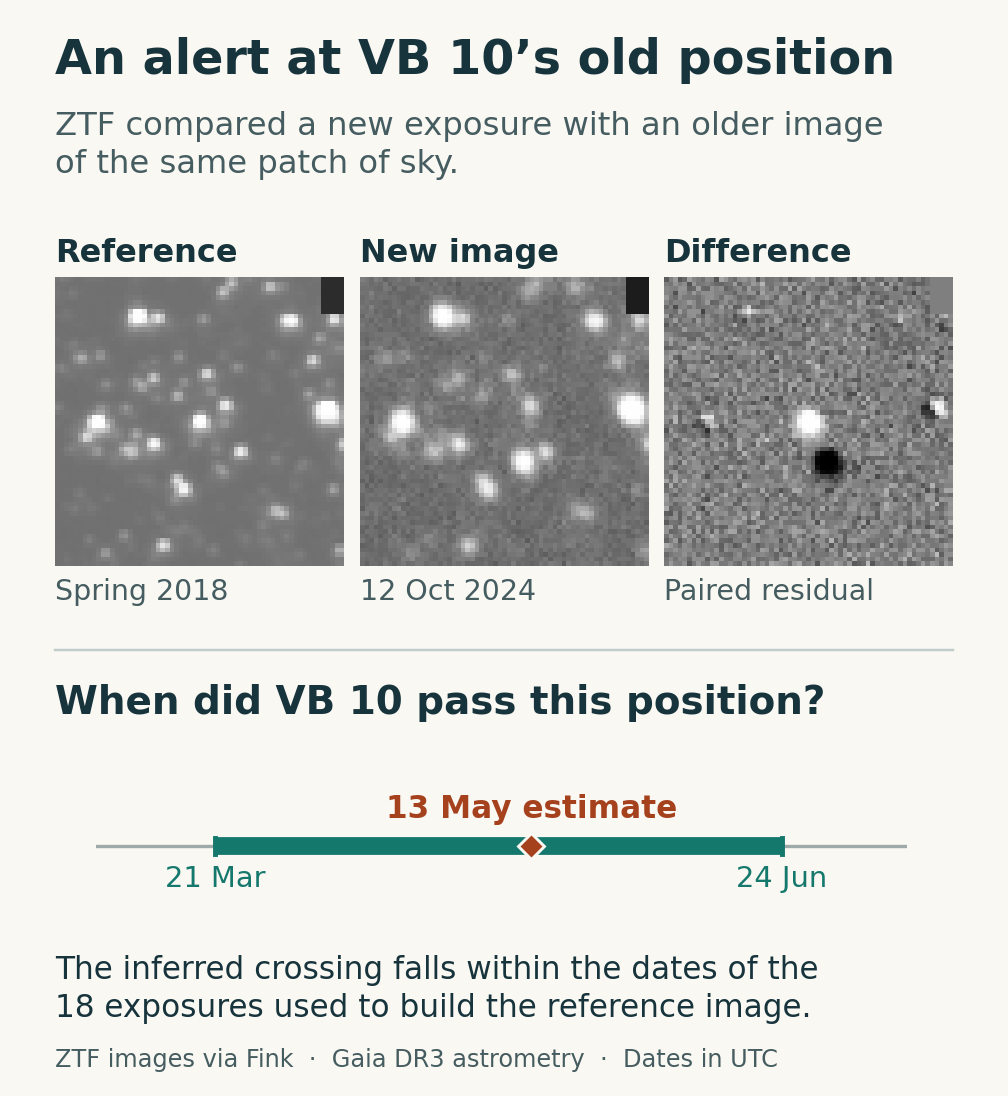

Recreate this plot in Python.
"""Regenerate the public VB 10 figure from the archived measurements and ZTF PNGs.

Optional plotting environment: Python 3.10+, matplotlib and Pillow.
Run from the repository root with python figures/vb10.py.
"""

import json
from datetime import date
import gzip
from pathlib import Path
import sys

import matplotlib

matplotlib.use("Agg")
import matplotlib.pyplot as plt
from PIL import Image

ROOT = Path(__file__).resolve().parents[1]
sys.path.insert(0, str(ROOT))
import pilot

INK = "#17343d"
SECONDARY = "#455c60"
TEAL = "#14786d"
BURNT = "#a6411e"
PAPER = "#faf8f2"


def inputs():
    case = next(
        r
        for r in pilot.evaluate(ROOT / "data/pilot")["objects"]
        if r["id"] == "ZTF18abgobyb"
    )
    _, raw = pilot.snapshot(ROOT / "data/pilot")
    source_id = case["gaia_matches"][0]["source_id"]
    gaia = next(
        s
        for key, rows in raw.items()
        if key.startswith("gaia-")
        for s in rows
        if s["source_id"] == source_id
    )
    x, y = pilot.offsets(case["ra"], case["dec"], float(gaia["ra"]), float(gaia["dec"]))
    vx, vy = float(gaia["pmra"]) / 1000, float(gaia["pmdec"]) / 1000
    epoch = float(gaia["ref_epoch"]) + (x * vx + y * vy) / (vx * vx + vy * vy)
    crossing = pilot.day_of(2451545.0 + (epoch - 2000) * 365.25)
    references = json.loads(
        gzip.decompress((ROOT / "results/moving-star/reference.json.gz").read_bytes())
    )
    reference = next(r for r in references if str(r["i:candid"]) == case["candid"])
    start, end = [pilot.day_of(reference[k]) for k in ("i:jdstartref", "i:jdendref")]
    return case, crossing, reference["i:nframesref"], start, end


def draw():
    case, crossing, count, first, last = inputs()
    plt.rcParams.update(
        {
            "font.family": "DejaVu Sans",
            "text.color": INK,
            "savefig.facecolor": PAPER,
            "figure.facecolor": PAPER,
        }
    )
    # Explicit page coordinates keep labels readable when the README shrinks to phone width.
    fig = plt.figure(figsize=(6.3, 6.85), dpi=160)

    def label(x, y, value, size, **kwargs):
        fig.text(x, y, value, fontsize=size, va="top", **kwargs)

    label(0.055, 0.966, "An alert at VB 10’s old position", 21.5, weight="bold")
    label(
        0.055,
        0.899,
        "ZTF compared a new exposure with an older image\nof the same patch of sky.",
        14.5,
        linespacing=1.3,
        color=SECONDARY,
    )
    columns = [
        ("template", "Reference", "Spring 2018"),
        ("science", "New image", "12 Oct 2024"),
        ("difference", "Difference", "Paired residual"),
    ]
    for i, (kind, title, caption) in enumerate(columns):
        x = 0.055 + i * 0.302
        label(x, 0.783, title, 14.4, weight="bold")
        axis = fig.add_axes([x, 0.482, 0.286, 0.267])
        stamp = ROOT / "review" / case["id"] / (case["candid"] + "-" + kind + ".png")
        with Image.open(stamp) as im:
            axis.imshow(im, cmap="gray", vmin=0, vmax=255, interpolation="nearest")
        axis.set_axis_off()
        label(x, 0.473, caption, 12.8, color=SECONDARY)
    fig.add_artist(
        plt.Line2D(
            [0.055, 0.945],
            [0.407, 0.407],
            transform=fig.transFigure,
            color="#c0cdca",
            lw=1.1,
        )
    )
    label(0.055, 0.376, "When did VB 10 pass this position?", 17.5, weight="bold")
    # Calendar scale deliberately uses the full interval between the archive endpoints.
    axis = fig.add_axes([0.095, 0.158, 0.805, 0.14], facecolor=PAPER)
    axis.set_axis_off()
    axis.set_xlim(date(2018, 3, 1), date(2018, 7, 15))
    axis.set_ylim(-1, 1)
    axis.plot([date(2018, 3, 1), date(2018, 7, 15)], [0, 0], lw=1.5, color="#9daaa9")
    axis.plot([first, last], [0, 0], color=TEAL, lw=8, solid_capstyle="butt")
    for d in (first, last):
        axis.plot([d, d], [-0.10, 0.10], color=TEAL, lw=2.2)
        axis.text(
            d,
            -0.24,
            d.strftime("%d %b").lstrip("0"),
            ha="center",
            va="top",
            size=13,
            color=TEAL,
        )
    axis.plot(
        [crossing],
        [0],
        marker="D",
        markersize=8,
        markerfacecolor=BURNT,
        markeredgecolor=PAPER,
        markeredgewidth=1.3,
    )
    axis.text(
        crossing,
        0.28,
        crossing.strftime("%d %b") + " estimate",
        ha="center",
        va="bottom",
        size=14,
        color=BURNT,
        weight="bold",
    )
    label(
        0.055,
        0.129,
        f"The inferred crossing falls within the dates of the\n{count} exposures used to build the reference image.",
        14,
        linespacing=1.3,
    )
    label(
        0.055,
        0.044,
        "ZTF images via Fink  ·  Gaia DR3 astrometry  ·  Dates in UTC",
        10.8,
        color=SECONDARY,
    )
    fig.savefig(ROOT / "figures/vb10.png", dpi=160)
    plt.close(fig)


if __name__ == "__main__":
    draw()
